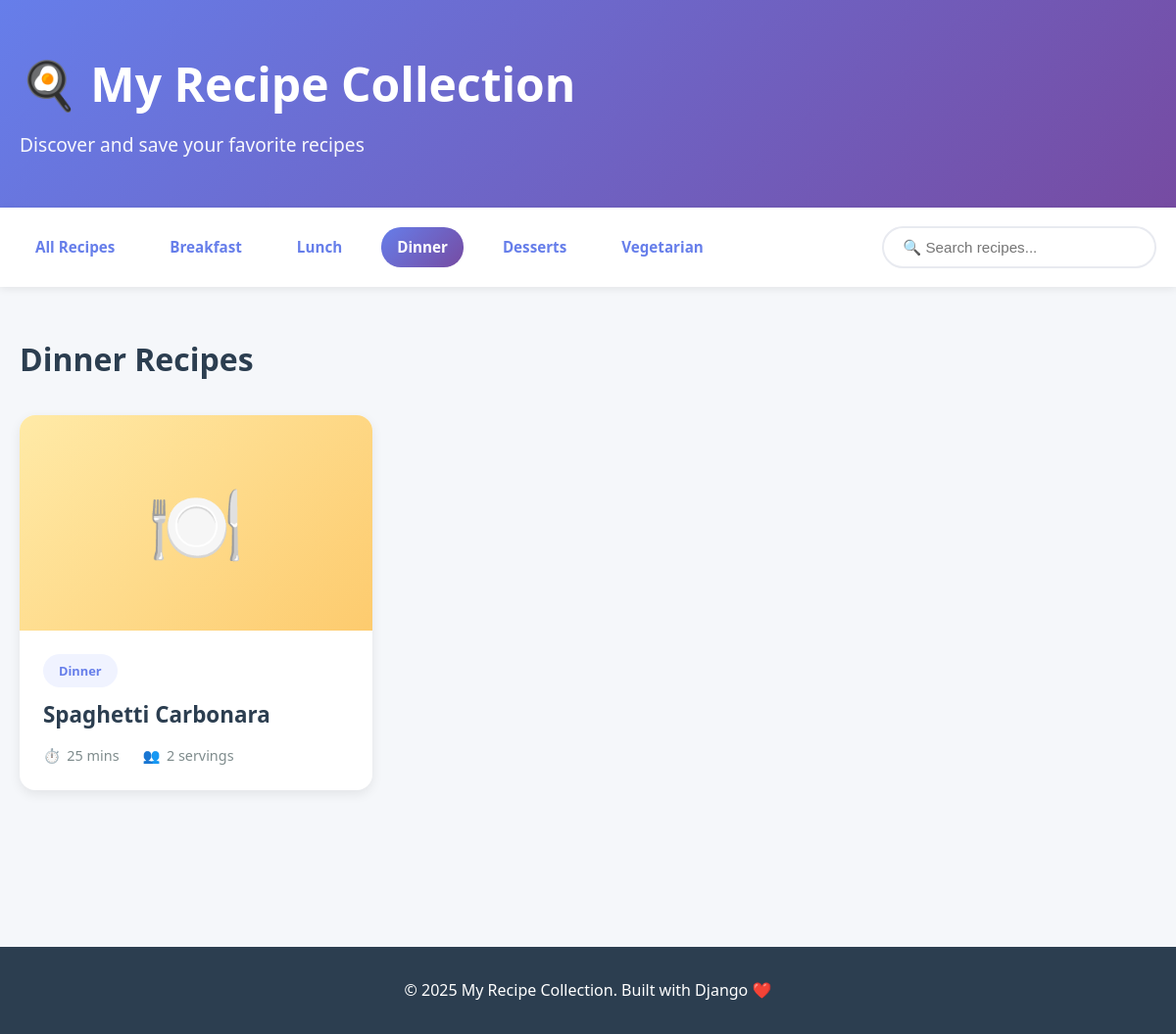
The app's page /?category=dinner with its own data.
### recipes/models.py (models this page shows, shortened)
class Recipe(models.Model):
    CATEGORY_CHOICES = [
        ('breakfast', 'Breakfast'),
        ('lunch', 'Lunch'),
        ('dinner', 'Dinner'),
        ('desserts', 'Desserts'),
        ('vegetarian', 'Vegetarian'),
    ]
    title = models.CharField(max_length=200)
    category = models.CharField(max_length=20, choices=CATEGORY_CHOICES)
    cooking_time = models.IntegerField(help_text="Time in minutes")
    servings = models.IntegerField()
    ingredients = models.TextField(help_text="Enter each ingredient on a new line")
    instructions = models.TextField(help_text="Enter cooking instructions, one step per line")
    emoji = models.CharField(max_length=10, default="🍽️", help_text="Emoji for the recipe")
    created_at = models.DateTimeField(auto_now_add=True)
    class Meta:
        ordering = ['-created_at']

### recipes/views.py (the view)
# urls.py: path('', views.recipe_list, name='recipe_list'),
def recipe_list(request):
    category = request.GET.get('category')
    search = request.GET.get('search')
    recipes = Recipe.objects.all()
    if category:
        recipes = recipes.filter(category=category)
    if search:
        recipes = recipes.filter(title__icontains=search)
    context = {
        'recipes': recipes,
        'selected_category': category,
        'search_query': search,
    }
    return render(request, 'recipes/recipe_list.html', context)

### recipes/templates/recipes/recipe_list.html (shortened to what this page needs)
{% extends 'recipes/base.html' %}
{% block content %}
<div class="container">
    {% if selected_category %}
        <h2 class="section-title">{{ selected_category|title }} Recipes</h2>
    {% elif search_query %}
        <h2 class="section-title">Search Results for "{{ search_query }}"</h2>
    {% else %}
        <h2 class="section-title">All Recipes</h2>
    {% endif %}
    {% if recipes %}
        <div class="recipe-grid">
            {% for recipe in recipes %}
                <a href="{% url 'recipes:recipe_detail' recipe.pk %}" class="recipe-card">
                    <div class="recipe-image">
                        {{ recipe.emoji }}
                    </div>
                    <div class="recipe-content">
                        <span class="recipe-category">{{ recipe.category }}</span>
                        <h3 class="recipe-title">{{ recipe.title }}</h3>
                        <div class="recipe-meta">
                            <div class="meta-item">
                                <span>⏱️</span>
                                <span>{{ recipe.cooking_time }} mins</span>
                            </div>
                            <div class="meta-item">
                                <span>👥</span>
                                <span>{{ recipe.servings }} serving{% if recipe.servings != 1 %}s{% endif %}</span>
                            </div>
                        </div>
                    </div>
                </a>
            {% endfor %}
        </div>
    {% else %}
        <div class="no-recipes">
            <h3>No recipes found</h3>
            <p>Try searching for something else or browse all recipes.</p>
        </div>
    {% endif %}
</div>
{% endblock %}

### recipes/templates/recipes/base.html (style rules this page uses)
* { margin: 0; padding: 0; box-sizing: border-box; }
body { font-family: 'Segoe UI', Tahoma, Geneva, Verdana, sans-serif; background-color: #f5f7fa; color: #333; line-height: 1.6; }
.container { max-width: 1200px; margin: 0 auto; padding: 0 20px; }

### recipes/templates/recipes/recipe_list.html (style rules this page uses)
.section-title { font-size: 2rem; margin-bottom: 2rem; color: #2c3e50; font-weight: 700; }
.recipe-grid { display: grid; grid-template-columns: repeat(auto-fill, minmax(300px, 1fr)); gap: 2.5rem; margin-bottom: 3rem; }
.recipe-card { background: white; border-radius: 16px; overflow: hidden; box-shadow: 0 4px 12px rgba(0,0,0,0.08); transition: all 0.3s ease; text-decoration: none; color: inherit; display: block; }
.recipe-image { width: 100%; height: 220px; display: flex; align-items: center; justify-content: center; font-size: 5rem; background: linear-gradient(135deg, #ffeaa7 0%, #fdcb6e 100%); }
.recipe-content { padding: 1.5rem; }
.recipe-category { display: inline-block; background: #f0f3ff; color: #667eea; padding: 0.4rem 1rem; border-radius: 20px; font-size: 0.8rem; font-weight: 600; margin-bottom: 0.8rem; text-transform: capitalize; }
.recipe-title { font-size: 1.4rem; font-weight: 700; color: #2c3e50; margin-bottom: 0.8rem; line-height: 1.3; }
.recipe-meta { display: flex; gap: 1.5rem; color: #7f8c8d; font-size: 0.9rem; margin-top: 1rem; }
.meta-item { display: flex; align-items: center; gap: 0.4rem; }

### records on screen
Recipe: category "Dinner", emoji "🍽️", title "Spaghetti Carbonara", cooking_time "25", servings "2"
